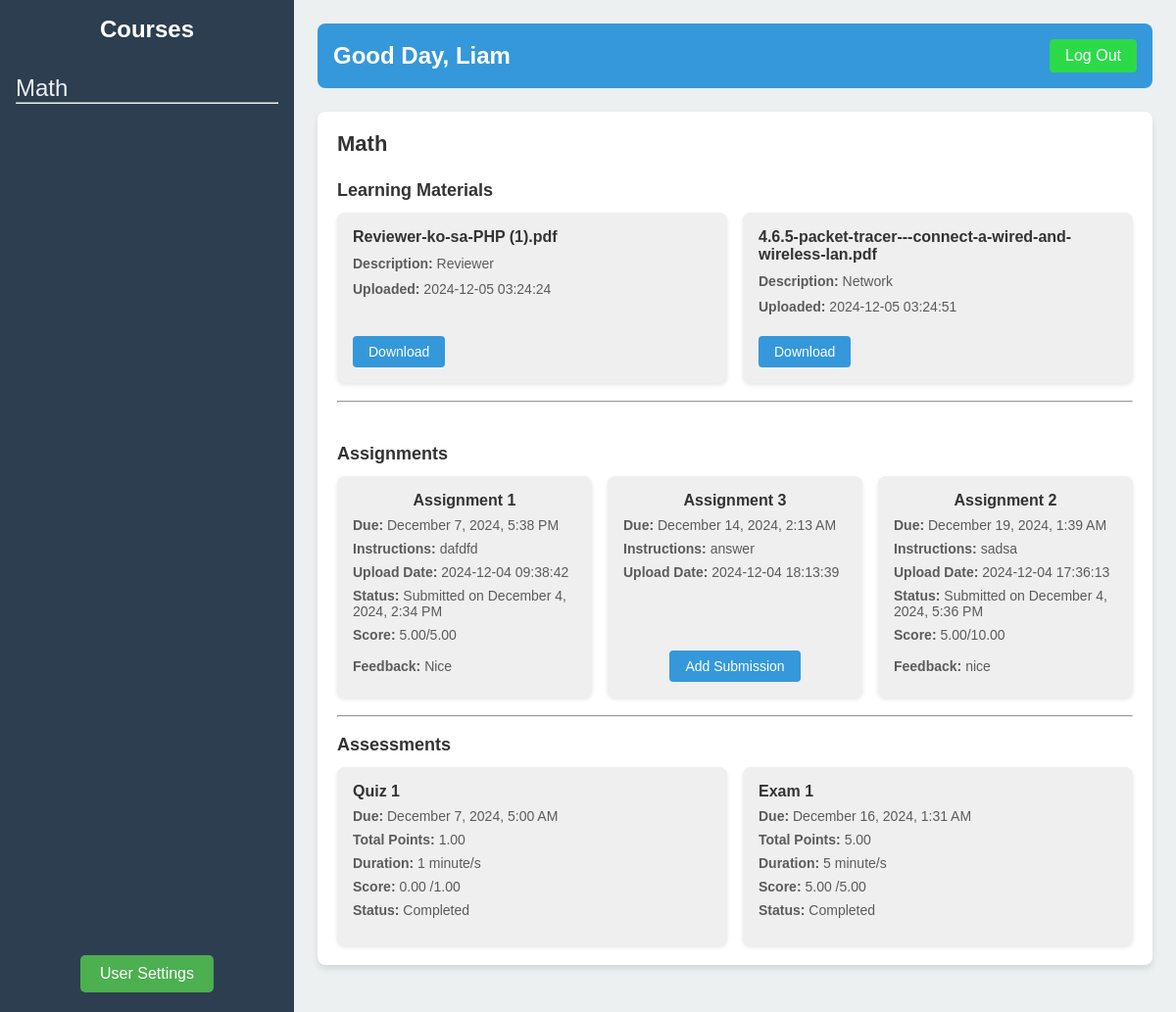
Page /Dashboard/Student Dash/index.php (signed in) on the committed database.
### tables this page shows
CREATE TABLE `courses` (
  `course_id` int(11) NOT NULL,
  `course_name` varchar(100) NOT NULL,
  `teacher_id` int(11) NOT NULL,
  `assignment_weight` decimal(5,2) NOT NULL,
  `quiz_weight` decimal(5,2) NOT NULL,
  `exam_weight` decimal(5,2) NOT NULL
);

CREATE TABLE `users` (
  `user_id` int(11) NOT NULL,
  `first_name` varchar(50) NOT NULL,
  `last_name` varchar(50) NOT NULL,
  `username` varchar(50) NOT NULL,
  `email` varchar(255) NOT NULL,
  `password` varchar(255) NOT NULL,
  `role` enum('teacher','student') NOT NULL,
  `created_at` timestamp NOT NULL DEFAULT current_timestamp(),
  `reset_code` varchar(6) DEFAULT NULL,
  `reset_expiry` datetime DEFAULT NULL
);

CREATE TABLE `learning_materials` (
  `learning_materials_id` int(11) NOT NULL,
  `course_id` int(11) NOT NULL,
  `file_name` varchar(255) NOT NULL,
  `description` text DEFAULT NULL,
  `file_data` longblob DEFAULT NULL,
  `upload_date` timestamp NOT NULL DEFAULT current_timestamp()
);

CREATE TABLE `assignments` (
  `assignment_id` int(11) NOT NULL,
  `course_id` int(11) NOT NULL,
  `assignment_name` varchar(255) NOT NULL,
  `assignment_type` enum('text','file') NOT NULL,
  `description` text DEFAULT NULL,
  `file_data` longblob DEFAULT NULL,
  `file_name` varchar(255) DEFAULT NULL,
  `due_date` datetime NOT NULL,
  `upload_date` timestamp NOT NULL DEFAULT current_timestamp(),
  `total_points` decimal(5,2) NOT NULL
);

CREATE TABLE `assignment_submissions` (
  `submission_id` int(11) NOT NULL,
  `assignment_id` int(11) NOT NULL,
  `student_id` int(11) NOT NULL,
  `submission_text` text DEFAULT NULL,
  `file_name` varchar(255) DEFAULT NULL,
  `file_data` longblob DEFAULT NULL,
  `submission_date` timestamp NOT NULL DEFAULT current_timestamp(),
  `grade` decimal(5,2) DEFAULT NULL,
  `feedback` text DEFAULT NULL
);

CREATE TABLE `assessments` (
  `assessment_id` int(11) NOT NULL,
  `course_id` int(11) NOT NULL,
  `assessment_name` varchar(255) NOT NULL,
  `assessment_type` enum('quiz','exam') NOT NULL,
  `description` text DEFAULT NULL,
  `due_date` datetime NOT NULL,
  `duration_minutes` int(11) NOT NULL,
  `total_points` decimal(5,2) DEFAULT NULL,
  `upload_date` timestamp NOT NULL DEFAULT current_timestamp(),
  `question_count` int(11) NOT NULL
);

CREATE TABLE `assessment_attempts` (
  `attempt_id` int(11) NOT NULL,
  `assessment_id` int(11) NOT NULL,
  `student_id` int(11) NOT NULL,
  `start_time` timestamp NOT NULL DEFAULT current_timestamp(),
  `end_time` timestamp NULL DEFAULT NULL,
  `score` decimal(5,2) DEFAULT NULL,
  `status` enum('in_progress','completed','timed_out') NOT NULL DEFAULT 'in_progress'
);

### Dashboard/Student Dash/index.php (the view, shortened to what the rows shown need)
<?php
require_once $_SERVER['DOCUMENT_ROOT'] . '/FinalProj/db.php';
require_once '../Classes/Dashboard.php';
require_once '../Classes/Material.php';
require_once '../Classes/Assignment.php';
require_once '../Classes/Assessment.php';
$studentDash = new Dashboard();
$learningMaterial = new Material();
$assignment = new Assignment();
$assessment = new Assessment();
$user_id = $_SESSION['user_id'];
$student_name = htmlspecialchars($studentDash->getUsername($user_id));
$course_id = isset($_GET['course_id']) ? $_GET['course_id'] : null;
$current_course = null;
$courses = $studentDash->getStudentCourse($user_id);
$coursesList = [];
while ($row = $courses->fetch_assoc()) {
    $coursesList[] = $row;
}
if (!$course_id && !empty($coursesList)) {
    $course_id = $coursesList[0]['course_id'];
}
if ($course_id) {
    foreach ($coursesList as $course) {
        if ($course['course_id'] == $course_id) {
            $current_course = $course;
            break;
        }
    }
}
$courseAssignments = [];
$courseMaterials = [];
$courseAssessments = [];
if ($course_id) {
    $fetch_assignments = $assignment->getAssignmentByCourse($course_id);
    while ($row = $fetch_assignments->fetch_assoc()) {
        $courseAssignments[] = $row;
    }
    $fetch_materials = $learningMaterial->getLearningMaterialsByCourse($course_id);
    while ($row = $fetch_materials->fetch_assoc()) {
        $courseMaterials[] = $row;
    }
    $fetch_assessments = $assessment->getAssessmentByCourse($course_id);
    while ($row = $fetch_assessments->fetch_assoc()) {
        $courseAssessments[] = $row;
    }
}
function isExpired($dueDate)
{
    return strtotime($dueDate) < time();
}
?>
<!DOCTYPE html>
<html lang="en">
<head>
    <link rel="stylesheet" href="style.css">
</head>
<body>
    <div class="dashboard">
        <?php include 'Includes/sidebar.php'; ?>
        <main class="main-content">
            <?php include 'Includes/header.php'; ?>
            <section id="course-details" class="section">
                <?php if (!empty($coursesList)): ?>
                    <h2><?php echo htmlspecialchars($current_course['course_name']); ?></h2>
                    <div class="materials-section">
                        <h3>Learning Materials</h3>
                        <?php if (!empty($courseMaterials)): ?>
                            <div class="material-list">
                                <?php foreach ($courseMaterials as $material): ?>
                                    <div class="material-item">
                                        <div class="material-content">
                                            <span><strong><?php echo htmlspecialchars($material['file_name']); ?></strong></span>
                                            <span class="description"><strong>Description: </strong><?php echo htmlspecialchars($material['description'] ?? ''); ?></span>
                                            <span class="uploaded"><strong>Uploaded: </strong><?php echo htmlspecialchars($material['upload_date'] ?? ''); ?></span>
                                        </div>
                                        <div class="material-actions">
                                            <a href="Functionalities/Materials/download_material.php?id=<?php echo $material['learning_materials_id']; ?>" class="button">Download</a>
                                        </div>
                                    </div>
                                <?php endforeach; ?>
                            </div>
                        <?php else: ?>
                            <p>No learning materials available.</p>
                        <?php endif; ?>
                    </div>
                    <br>
                    <hr><br>
                    <div class="assignments-section">
                        <h3>Assignments</h3>
                        <?php if (!empty($courseAssignments)): ?>
                            <div class="assignment-list">
                                <?php foreach ($courseAssignments as $assignmentData): ?>
                                    <?php
                                    $submission = $assignment->getStudentSubmission($assignmentData['assignment_id'], $user_id);
                                    $isGraded = $submission && isset($submission['grade']);
                                    ?>
                                    <div class="assignment-item">
                                        <div class="assignment-content">
                                            <h4><?php echo htmlspecialchars($assignmentData['assignment_name']); ?></h4>
                                            <p class="due-date">
                                                <strong>Due: </strong>
                                                <?php echo date('F j, Y, g:i A', strtotime($assignmentData['due_date'])); ?>
                                            </p>
                                            <p class="description">
                                                <strong>Instructions: </strong>
                                                <?php echo htmlspecialchars($assignmentData['description'] ?: 'No instructions provided'); ?>
                                            </p>
                                            <p class="uploaded-date">
                                                <strong>Upload Date: </strong>
                                                <?php echo htmlspecialchars($assignmentData['upload_date']); ?>
                                            </p>
                                            <?php if ($submission): ?>
                                                <div class="submission-status">
                                                    <p><strong>Status: </strong>Submitted on <?php echo date('F j, Y, g:i A', strtotime($submission['submission_date'])); ?></p>
                                                    <?php if ($isGraded): ?>
                                                        <p class="grade">
                                                        <p><strong>Score: </strong><?php echo htmlspecialchars($submission['grade']); ?>/<?php echo htmlspecialchars($assignmentData['total_points']); ?></p>
                                                        <?php if (!empty($submission['feedback'])): ?>
                                                            <br><strong>Feedback: </strong><?php echo htmlspecialchars($submission['feedback']); ?>
                                                        <?php endif; ?>
                                                        </p>
                                                    <?php endif; ?>
                                                </div>
                                            <?php endif; ?>
                                        </div>
                                        <?php if (!$isGraded): ?>
                                            <div class="assignment-actions">
                                                <?php if (isExpired($assignmentData['due_date'])): ?>
                                                    <p class="expired-notice">Submission period has ended</p>
                                                <?php else: ?>
                                                    <br> <br> <br> <br><a href="Functionalities/Assignments/assignment_submission.php?assignment_id=<?php echo $assignmentData['assignment_id']; ?><?php echo $submission ? '&edit=1' : ''; ?>"
                                                        class="button">
                                                        <?php echo $submission ? 'Modify Submission' : 'Add Submission'; ?>
                                                    </a>
                                                <?php endif; ?>
                                            </div>
                                        <?php endif; ?>
                                    </div>
                                <?php endforeach; ?>
                            </div>
                        <?php else: ?>
                            <p>No assignments available for this course.</p>
                        <?php endif; ?>
                    </div>
                    <br>
                    <hr><br>
                    <div class="assessments-section">
                        <h3>Assessments</h3>
                        <?php if (!empty($courseAssessments)): ?>
                            <div class="assessment-list">
                                <?php foreach ($courseAssessments as $assessmentData): ?>
                                    <?php
                                    $assessmentResult = $assessment->getStudentAssessmentResult($assessmentData['assessment_id'], $user_id);
                                    $isCompleted = $assessmentResult && isset($assessmentResult['score']);
                                    ?>
                                    <div class="assessment-item">
                                        <div class="assessment-content">
                                            <h4><?php echo htmlspecialchars($assessmentData['assessment_name']); ?></h4>
                                            <p class="due-date">
                                                <strong>Due: </strong>
                                                <?php echo date('F j, Y, g:i A', strtotime($assessmentData['due_date'])); ?>
                                            </p>
                                            <p class="total-points">
                                                <strong>Total Points: </strong>
                                                <?php echo htmlspecialchars($assessmentData['total_points']); ?>
                                            </p>
                                            <p class="duration">
                                                <strong>Duration: </strong>
                                                <?php echo htmlspecialchars($assessmentData['duration_minutes']) .' minute/s'; ?>
                                            </p>
                                            <?php if ($isCompleted): ?>
                                                <p class="score"><strong>Score: </strong><?php echo htmlspecialchars($assessmentResult['score']) ?> <?php echo '/' .htmlspecialchars($assessmentData['total_points']); ?></p>
                                                <p class="status"><strong>Status: </strong>Completed</p>
                                            <?php endif; ?>
                                        </div>
                                    </div>
                                <?php endforeach; ?>
                            </div>
                        <?php else: ?>
                            <p>No assessments available for this course.</p>
                        <?php endif; ?>
                    </div>
                <?php else: ?>
                    <p>You are not enrolled in any courses.</p>
                <?php endif; ?>
            </section>
        </main>
    </div>
</body>
</html>

### Dashboard/Student Dash/Includes/sidebar.php (shortened to what the rows shown need)
<aside class="sidebar">
    <h2>Courses</h2>
    <nav>
        <ul>
            <?php foreach ($coursesList as $course): ?>
                <li>
                    <a href="index.php?course_id=<?php echo $course['course_id']; ?>">
                        <?php echo htmlspecialchars($course['course_name']); ?>
                    </a>
                    <hr>
                </li>
            <?php endforeach; ?>
        </ul>
    </nav>
</aside>

### Dashboard/Student Dash/Includes/header.php
<header class="header">
    <h1>Good Day, <?php echo htmlspecialchars($student_name); ?> </h1>
    <a href="/FinalProj/Authentication/logout.php" class="logout">Log Out</a>
</header>

### rows in the picture
courses: course_name "Math"
users: first_name "Liam"
learning_materials: file_name "Reviewer-ko-sa-PHP (1).pdf", description "Reviewer", upload_date "2024-12-05 03:24:24"
learning_materials: file_name "4.6.5-packet-tracer---connect-a-wired-and-wireless-lan.pdf", description "Network", upload_date "2024-12-05 03:24:51"
assignments: assignment_name "Assignment 1", due_date "December 7, 2024, 5:38 PM", description "dafdfd", upload_date "2024-12-04 09:38:42", assignment_submissions.submission_date "December 4, 2024, 2:34 PM", assignment_submissions.grade "5.00", total_points "5.00", assignment_submissions.feedback "Nice"
assignments: assignment_name "Assignment 3", due_date "December 14, 2024, 2:13 AM", description "answer", upload_date "2024-12-04 18:13:39", shows "Add Submission"
assignments: assignment_name "Assignment 2", due_date "December 19, 2024, 1:39 AM", description "sadsa", upload_date "2024-12-04 17:36:13", assignment_submissions.submission_date "December 4, 2024, 5:36 PM", assignment_submissions.grade "5.00", total_points "10.00", assignment_submissions.feedback "nice"
assessments: assessment_name "Quiz 1", due_date "December 7, 2024, 5:00 AM", total_points "1.00", duration_minutes "1", assessment_attempts.score "0.00"
assessments: assessment_name "Exam 1", due_date "December 16, 2024, 1:31 AM", total_points "5.00", duration_minutes "5", assessment_attempts.score "5.00"
